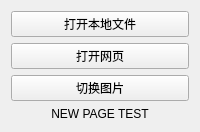
                     <widget class="QWidget" name="new_page">
                      <layout class="QVBoxLayout" name="verticalLayout_20">
                       <item>
                        <widget class="QPushButton" name="btn_open_file">
                         <property name="styleSheet">
                          <string notr="true"/>
                         </property>
                         <property name="text">
                          <string>打开本地文件</string>
                         </property>
                        </widget>
                       </item>
                       <item>
                        <widget class="QPushButton" name="btn_open_url">
                         <property name="styleSheet">
                          <string notr="true"/>
                         </property>
                         <property name="text">
                          <string>打开网页</string>
                         </property>
                        </widget>
                       </item>
                       <item>
                        <widget class="QPushButton" name="btn_switch_picture">
                         <property name="styleSheet">
                          <string notr="true"/>
                         </property>
                         <property name="text">
                          <string>切换图片</string>
                         </property>
                        </widget>
                       </item>
                       <item>
                        <widget class="QLabel" name="label">
                         <property name="text">
                          <string>NEW PAGE TEST</string>
                         </property>
                         <property name="alignment">
                          <set>Qt::AlignCenter</set>
                         </property>
                        </widget>
                       </item>
                      </layout>
                     </widget>
